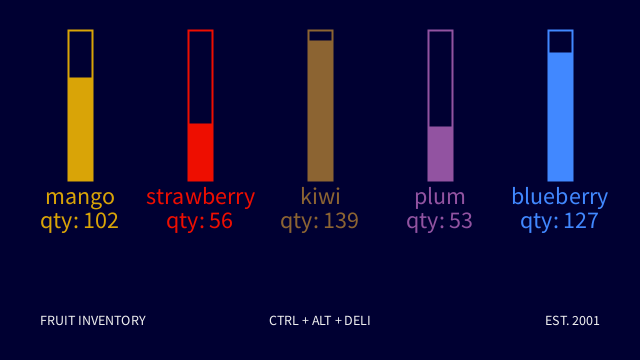
Frame 1 (no input)
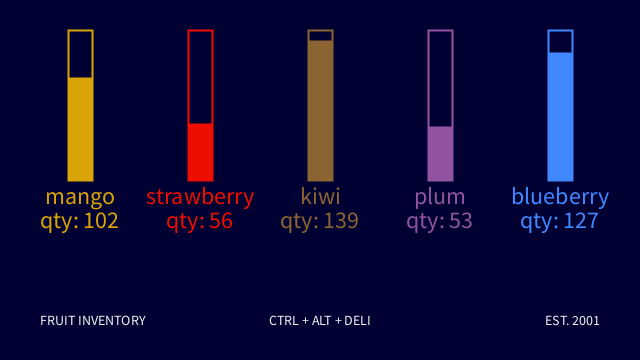
Frame 60 (the mouse pressed at the canvas centre just before this capture)
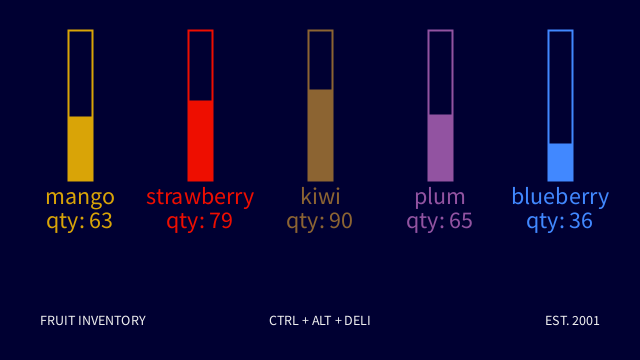
Frame 120 (the mouse held since frame 60 and released just before this capture)

The Processing sketch that drew these frames (run headless with seeded random() and noise(); from frame 60 on, the mouse is pressed at the canvas centre):

// Processing sketch: fruit_data_viz
// ── fruit_data_viz.pde
// Fruit Data Visualization
// The Coding Train / Daniel Shiffman
// Processing Intro Series
float[] fruitInventory = new float[5];
String[] fruitNames = {"mango", "strawberry", "kiwi", "plum", "blueberry"};

/*Another way to represent colors instead of RGB, is by using
 hexidecimal notation (ex: #FFFFFF is the color white). Many
 color palettes found online use hex codes to denote colors.
 You can convert RGB to Hex or vice versa using online tools. */
color[] colorArray = new color[]{#D9A407, #EE0E00, #8C6432, #9253A1, #4188FF};

void setup() {
  size(640, 360);

  for (int i = 0; i < fruitInventory.length; i++) {
    fruitInventory[i] = random(25, 145);
  }

  pixelDensity(2);
}

void mousePressed() {
  //randomize when mouse pressed
  for (int i = 0; i < fruitInventory.length; i++) {
    fruitInventory[i] = random(25, 145);
  }
}

void draw() {
  background(0, 0, 50);
  strokeCap(SQUARE); //Line has squared end, not rounded
  textAlign(CENTER);
  textSize(24);

  float sum = 0;
  for (int i = 0; i < fruitInventory.length; i++) {
    fill(colorArray[i]);
    rectMode(CORNER);
    strokeWeight(2);
    stroke(colorArray[i]);
    noFill();

    float x = 80 + i * 120;

    //bar outline
    rect(x - 12, height/2, 24, -150);

    //line height is number of fruit inventory
    strokeWeight(24);
    line(x, height/2, x, height/2 - fruitInventory[i]);
    text(fruitNames[i], x, height/2 + 24); //fruit name labels

    /*We declared the fruit inventory array as having floats
     which means the random values we assign will be decimal
     numbers, but if you want to display a whole number you can use
     int() to convert a float to an integer. See what happens
     when you remove int()!*/
    text("qty: " + int(fruitInventory[i]), x, height/2 + 48); //display number of each fruit

    sum += fruitInventory[i]; //add the value of the inventory each time through the loop
  }

  fill(240);
  textSize(14);

  textAlign(LEFT, CENTER);
  text("FRUIT INVENTORY", 40, height - 40);

  textAlign(CENTER, CENTER);
  text("CTRL + ALT + DELI", width/2, height - 40);

  textAlign(RIGHT, CENTER);
  text("EST. 2001", width - 40, height - 40);
}
